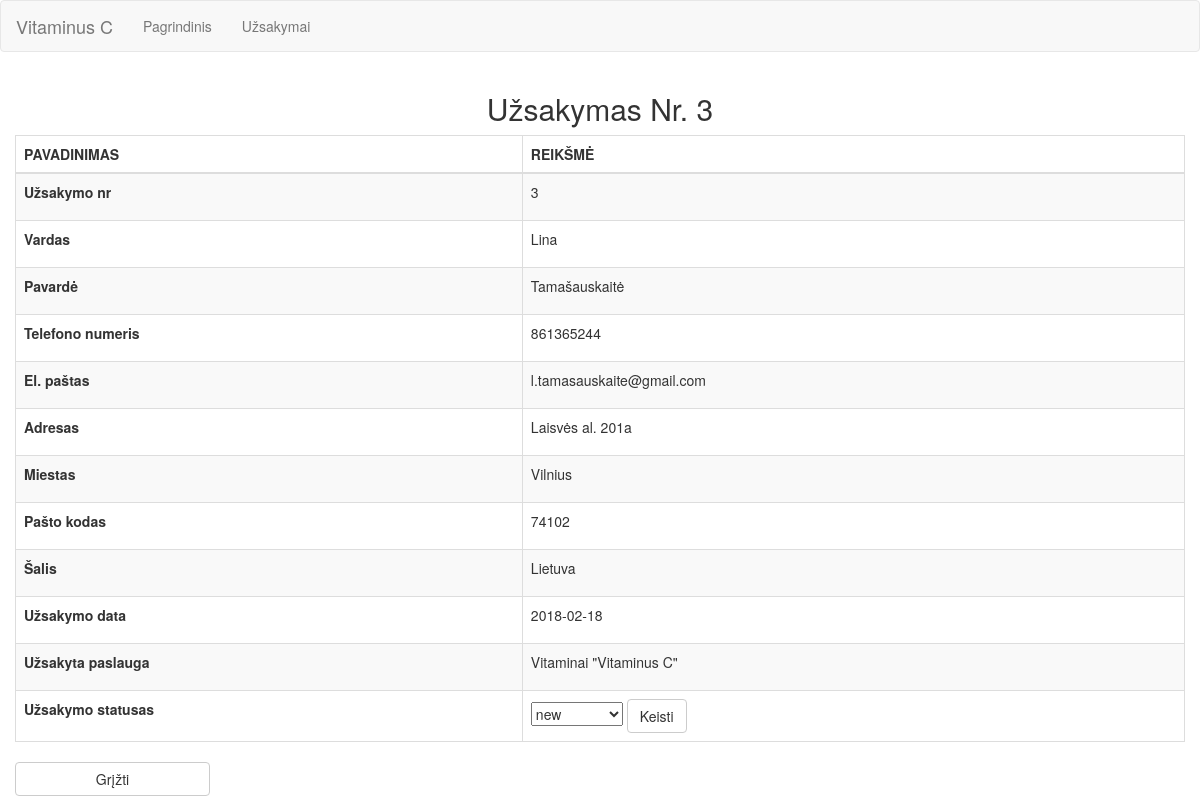
/order-details.php?id=3, run on the app's committed database.
### tables this page shows
CREATE TABLE `orders` (
  `id` int(11) NOT NULL,
  `service_id` int(11) NOT NULL,
  `status_id` int(11) NOT NULL,
  `name` varchar(255) NOT NULL,
  `last_name` varchar(255) NOT NULL,
  `tel_number` int(11) NOT NULL,
  `email` varchar(255) NOT NULL,
  `address` varchar(255) NOT NULL,
  `city` varchar(255) NOT NULL,
  `post_code` int(11) NOT NULL,
  `country` varchar(255) NOT NULL,
  `order_date` date NOT NULL
);

CREATE TABLE `services` (
  `id` int(11) NOT NULL,
  `name` varchar(255) NOT NULL,
  `description` text NOT NULL,
  `image_url` text NOT NULL
);

### DatabaseConnection.php (called while the page is built, shortened)
<?php
class DatabaseConnection
{
    private $server = 'fdb19.awardspace.net';
    private $username ='2626009_nfq';
    private $password ='kalakutas123';
    private $db = '2626009_nfq';
    public $connection;
    public function getOrder(int $id)
    {
        $state = $this->connection->prepare(
            'SELECT services.name as serviceName, orders.*, statuses.name as statusName
            FROM orders
            JOIN services ON orders.service_id=services.id
            JOIN statuses ON orders.status_id=statuses.id
            WHERE orders.id = ?');
        $state->bindParam(1, $id);
        $state->execute();
        return $state->fetch();
    }
    public function getStatuses(){
        $state = $this->connection->query('SELECT * FROM statuses');
        return $state->fetchAll();
    }
    private function getPdoConnection(): void
    {
        try{
            $this->connection = new PDO("mysql:dbname=$this->db;host=$this->server;charset=utf8;",$this->username, $this->password);
            $this->connection->setAttribute(PDO::ATTR_ERRMODE, PDO::ERRMODE_EXCEPTION);
        }
        catch(PDOexception $e){
            echo $e->getMessage();
            die();
        }
    }
}

### order-details.php (the view, shortened to what this page needs)
<?php
    include_once 'DatabaseConnection.php';
?>
<!DOCTYPE html>
<html lang="en">
<head>
    <link rel="stylesheet" href="https://maxcdn.bootstrapcdn.com/bootstrap/3.3.7/css/bootstrap.min.css">
    <link rel="stylesheet" href="https://cdn.datatables.net/1.10.16/css/jquery.dataTables.min.css">
    <link rel="stylesheet" type="text/css" href="style.css">
</head>
<body>
    <div class="container">
        <div class="row main">
            <div class="main-login main-center">
                <?php
                    $obj = new DatabaseConnection();
                    $order = $obj->getOrder($_GET['id']);
                    $output = '
                        <h2 class="text-center">'
                            . (!empty($order) ? 'Užsakymas Nr. ' . $_GET['id'] : 'Tokio užsakymo nėra!') .
                        '</h2>
                        <table class="table table-bordered table-striped">
                            <thead>
                            <tr>
                                <th>PAVADINIMAS</th>
                                <th>REIKŠMĖ</th>
                            </tr>
                            </thead>
                            <tr>
                                <td><p><b>Užsakymo nr </b></p></td>
                                <td> ' . $order['id'] . '</p></td>
                            </tr>
                            <tr>
                                <td><p><b>Vardas </b></p> </td>
                                <td>' . $order['name'] . '</p></td>
                            </tr>
                            <tr>
                                <td><p><b>Pavardė </b></p></td>
                                <td>' . $order['last_name'] . '</p></td>
                            </tr>
                            <tr>
                            <td><p><b>Telefono numeris </b></p></td>
                            <td>' . $order['tel_number'] . '</p></td>
                            </tr>
                            <tr>
                                <td><p><b>El. paštas </b></p></td>
                                <td>' . $order['email'] . '</p></td>
                            </tr>
                            <tr>
                                <td><p><b>Adresas</b></p></td>
                                <td>' . $order['address'] . '</p></td>
                            </tr>
                            <tr>
                                <td><p><b>Miestas </b></p></td>
                                <td>' . $order['city'] . '</p></td>
                            </tr>
                            <tr>
                                <td><p><b>Pašto kodas </b></p></td>
                                <td>' . $order['post_code'] . '</p></td>
                            </tr>
                            <tr>
                                <td><p><b>Šalis </b></p></td>
                                <td>' . $order['country'] . '</p></td>
                            </tr>
                            <tr>
                                <td><p><b>Užsakymo data </b></p></td>
                                <td>' . $order['order_date'] . '</p></td>
                            </tr>
                            <tr>
                            <td><p><b>Užsakyta paslauga</b></p></td>
                            <td>' . $order['serviceName'] . '</p></td>
                            </tr>
                    ';
                    $output .= '
                        <tr>
                            <td><b>Užsakymo statusas</b></td>
                            <td><form class="form-horizontal" role="form" method="post" action="order-details.php?id='.$_GET['id'].'">
                                <select name="status">';
                        $statuses = $obj->getStatuses();
                        foreach ($statuses as $status) {
                            $checked = '';
                            if ($status['name'] === $order['statusName']) {
                                $checked = 'selected';
                            }
                            $output .= '<option value="' . $status['id'] . '" ' . $checked . '>' . $status['name'] . '</option>';
                        }
                        $output .= '</select>
                                    <input name="submit" type="submit" value="Keisti" class="btn btn-default">
                            </form></td>
                        </tr>
                    </table>
                    <a href="orders.php" class="btn btn-default col-md-2">Grįžti</a>';
                    echo $output;
                ?>
            </div>
        </div>
    </div>
</body>

### style.css (style rules this page uses)
body, html { height: 100%; }

### data on the page
orders: id "3", name "Lina", last_name "Tamašauskaitė", tel_number "861365244", email "l.tamasauskaite@gmail.com", address "Laisvės al. 201a", city "Vilnius", post_code "74102", country "Lietuva", order_date "2018-02-18", service.name "Vitaminai \"Vitaminus C\""

### other printed values
$_GET['id'] "3"
form field status "new"
